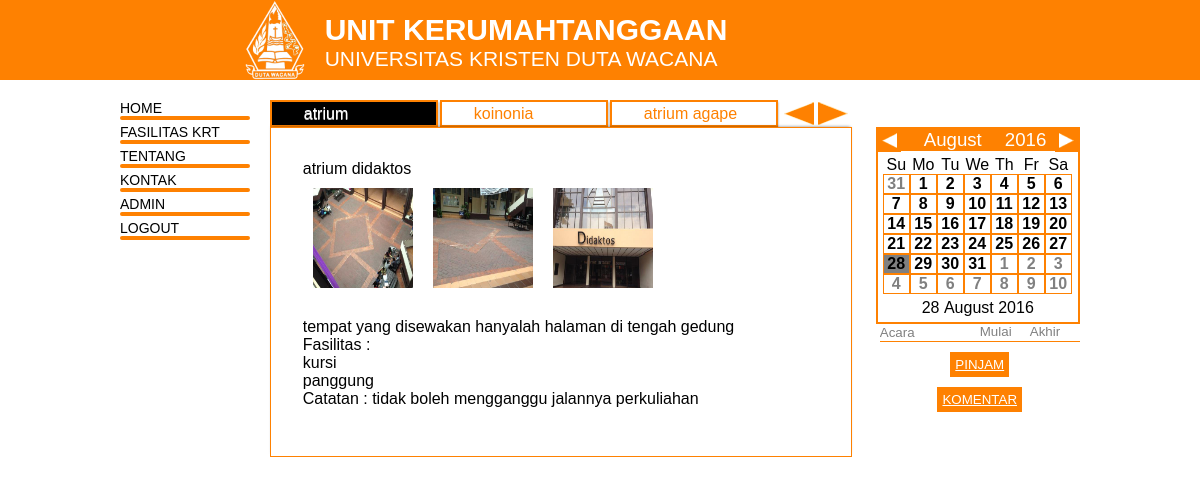
Screenshot of /fasilitas.php?tipe=ruangan (signed in) with the database file from the repository.
### tables this page shows
CREATE TABLE IF NOT EXISTS `ruangan` (
  `id` int(11) NOT NULL AUTO_INCREMENT,
  `nama` varchar(50) NOT NULL,
  `kapasitas` int(11) NOT NULL,
  `fasilitas` varchar(200) NOT NULL,
  `keterangan` varchar(200) NOT NULL,
  `catatan` varchar(200) NOT NULL,
  `gambar` varchar(200) NOT NULL,
  PRIMARY KEY (`id`)
);

### ruangan.php (the view)
<?php
		$str="SELECT * from `ruangan`";
		$query=mysql_query($str);
		$tab="<ul id='tabs'>";
		$isiTab="<div id='isiTab'>";
		$cont=1;
		while($data=mysql_fetch_assoc($query)){
			$tab.="<li title='".$data['nama']."'><a name='tab".$cont."' href='#'>".$data['nama']."</a></li>";
			$isiTab.="<div id='tab".$cont."'>".$data['nama']."<br/>";
			$gmb=explode(",",$data['gambar']);
			for ($x=0; $x<sizeof($gmb); $x++)
			{
				if($gmb[$x]!="")
			  $isiTab.="<img class='gmb' src='gedung/".$gmb[$x]."' alt='".substr($gmb[$x],0,sizeof($gmb[$x])-4)."'/>";
			}
			$isiTab.="<br/>";
			$isiTab.="<p>".$data['keterangan']."<br/>";
			$isiTab.="Fasilitas :<br/>";
			$fas=explode(",", $data['fasilitas']);
			for ($x=0; $x<sizeof($fas); $x++){
				$isiTab.=$fas[$x]."<br/>";
			}
			$isiTab.="Catatan : ".$data['catatan']."</p></div>";
			$cont++;
		}
		$tab.="</ul><img class='cursor' id='pnhKanan' src='images/panah_kanan.png'/><img class='cursor' id='pnhKiri' src='images/panah_kiri.png'/>";
		$isiTab.="</div>";
		echo $tab;
		echo $isiTab;
?>

### style/style.css (style rules this page uses)
body { font-family: "Century Gothic", Arial, "Courier New", Sans-Serif; margin: 0px auto; height: 100%; width: 100% }
a { text-decoration:none; }
.gmb { width: 100px; height: 100px; margin: 10px; }
#mid p { font-size: 16px; }
#tabs { overflow: hidden; width: 510px; margin: 0px; padding: 0; list-style: none; float: left; }
#tabs li { float: left; margin:0px; //overflow: hidden; width: 170px; }
#tabs a { position: relative; background: #fff; padding: 0.2em 2em; float: left; text-decoration: none; color: #fe8101; text-shadow: 0 1px 0 rgba(255,255,255,.8); box-shadow: 0 2px 2px rgba(0,0,0,.4); border: 2px solid #fe8101; overflow: hidden; width: 100px; height: 17px; }
#current a { background: #000; color: #fff; }
#isiTab { float: left; background: #fff; padding: 2em; height: auto; width: 516px; position: relative; z-index: 2; margin: 0px; box-shadow: 0 -2px 3px -2px rgba(0, 0, 0, .5); border: 1px solid #fe8101; text-align:justify; }
.cursor { width: 30px; height: 23px; float: right; margin: 2px; background-color: #fe8101; cursor: pointer; }

### rows the page displays
ruangan: nama "atrium…", nama "atrium didaktos", keterangan "tempat yang disewakan hanyalah halaman di tengah gedung", fasilitas "kursi", fasilitas "panggung", catatan "tidak boleh mengganggu jalannya perkuliahan"
ruangan: nama "koinonia"
ruangan: nama "atrium agape"

### other values shown
$_SESSION['user'] "ADMIN"
date("F",strtotime("0000-$i")) "August"
